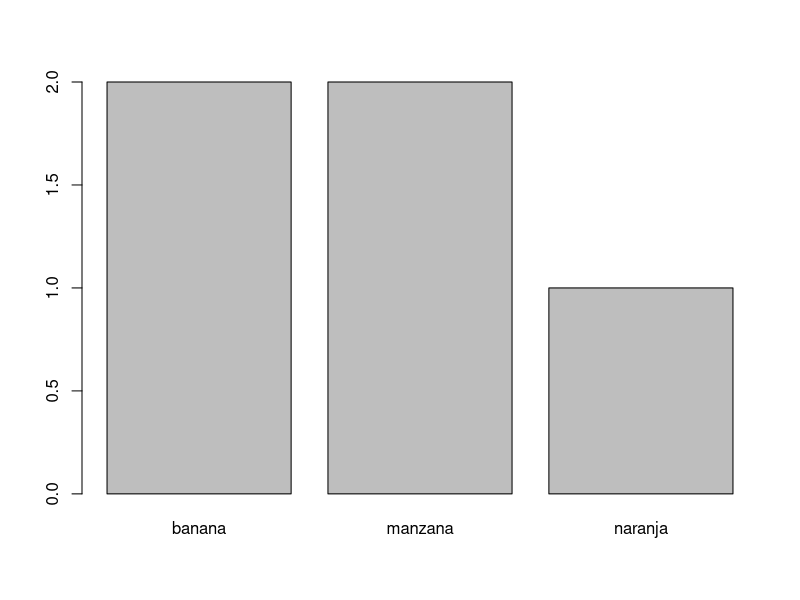

Here is the R script that generated this plot:
# Crear un data frame de ejemplo
datos <- data.frame(
  fruta = factor(c("manzana", "banana", "naranja", "manzana", "banana")),
  cantidad = c(10, 15, 8, 12, 20)
)

# Gráfico de barras básico
barplot(table(datos$fruta))